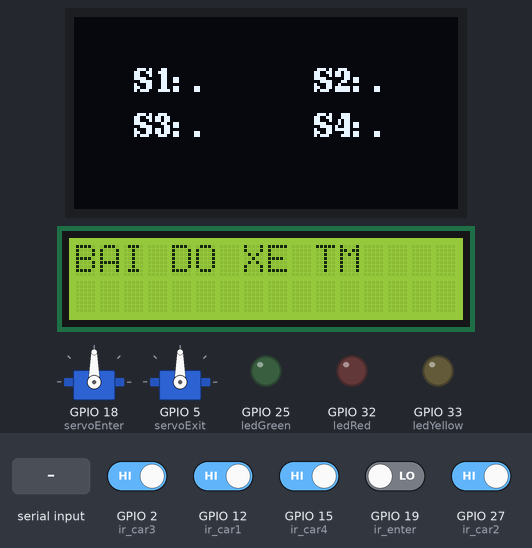
A sketch run on a simulated ESP32. Shown: 2 × servo, 128×64 one-colour display, 16×2 character LCD, output pins drawn as LEDs (lit = HIGH). The inputs (shaded band) are chosen by the test bench; at power-on: GPIO 2 (ir_car3), GPIO 12 (ir_car1), GPIO 15 (ir_car4), GPIO 27 (ir_car2) HIGH, GPIO 19 (ir_enter) LOW. What the sketch prints to the serial monitor is not drawn.

Above: at 4.3 s.
4.4 s: "1\n" received over Serial
At 5.9 s:
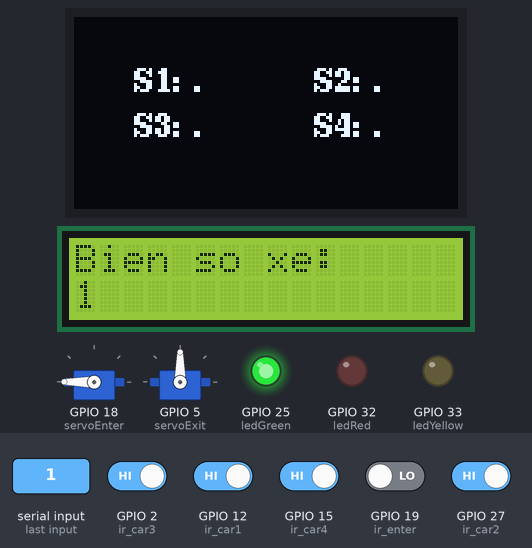
6.9 s: GPIO 2 (ir_car3) driven LOW
At 8.0 s:
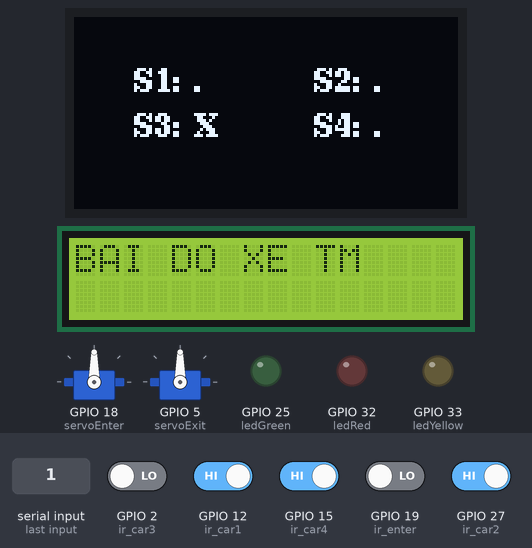
9.2 s: "0\n" received over Serial
At 10.5 s:
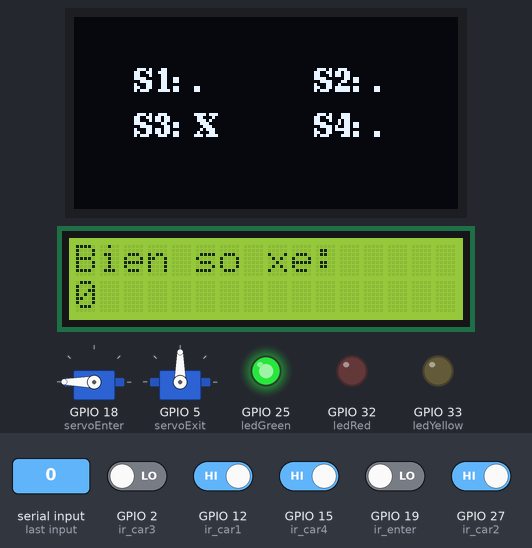
11.7 s: "1\n" received over Serial
At 13.9 s:
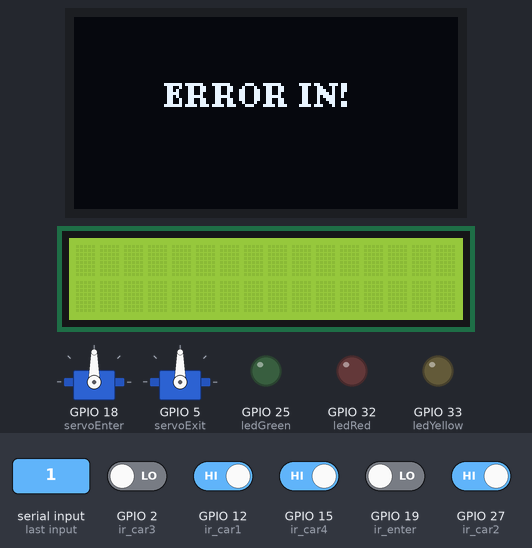
14.7 s: "2\n" received over Serial
At 17.6 s:
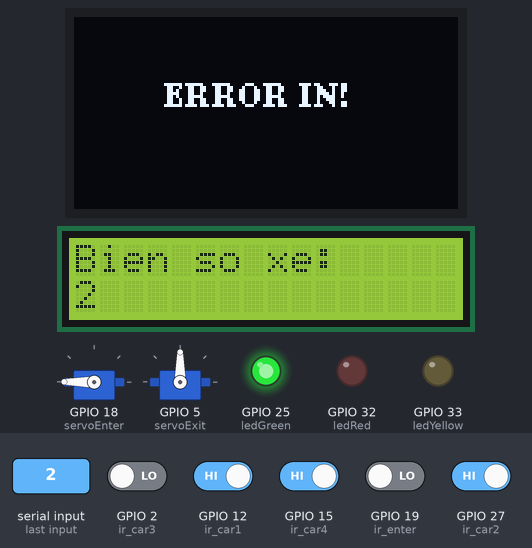
17.7 s: GPIO 12 (ir_car1) driven LOW
At 20.9 s:
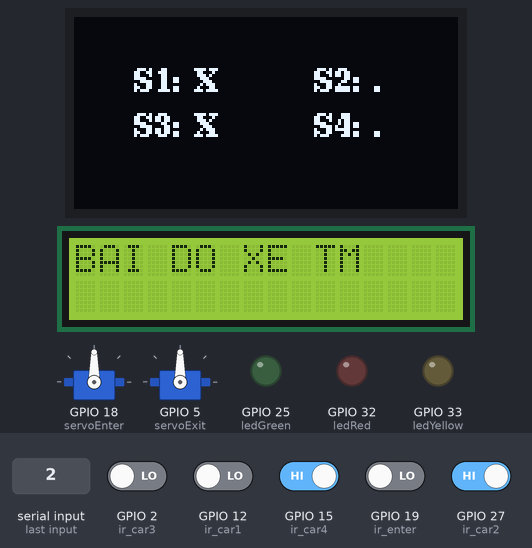
Timing chart, 0 to 21.7 s (numbered marks = the images above; inputs shaded):
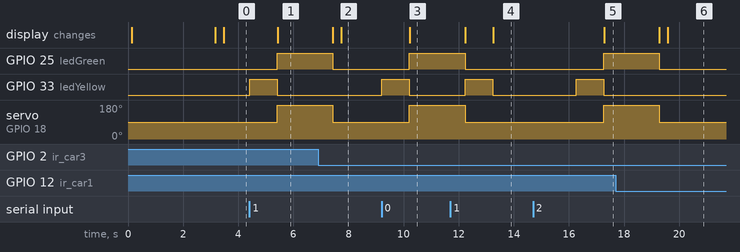

The sketch:

Bai_do_xe_AI.ino
```cpp
#include <Arduino.h>
#include <ESP32Servo.h>
#include <Wire.h>
#include <U8g2lib.h>
#include <LiquidCrystal_I2C.h>

U8G2_SSD1306_128X64_NONAME_F_HW_I2C u8g2(U8G2_R0, U8X8_PIN_NONE);
LiquidCrystal_I2C lcd(0x27, 16, 2);

Servo servoEnter, servoExit;

#define ir_enter 19
#define ir_exit 23
#define ir_car1 12
#define ir_car2 27
#define ir_car3 2
#define ir_car4 15

#define ledRed 32
#define ledYellow 33
#define ledGreen 25

int S1, S2, S3, S4;
int flagEnter = 0, flagExit = 0;
int slot = 0;

String plate = "";
#define MAX_CAR 5
String carList[MAX_CAR];
int carCount = 0;

int findPlate(String plate) {
  for (int i = 0; i < carCount; i++) {
    if (carList[i] == plate) {
      return i;
    }
  }
  return -1;
}

void handleCarEnter(String plate) {
  digitalWrite(ledYellow, HIGH);
  delay(1000);
  digitalWrite(ledYellow, LOW);

  if (slot == 0) {
    digitalWrite(ledRed, HIGH);
    lcd.clear();
    lcd.setCursor(0, 0);
    lcd.print("XIN LOI");
    lcd.setCursor(0, 1);
    lcd.print("DA HET CHO DO XE");
    delay(3000);
    lcd.clear();
    digitalWrite(ledRed, LOW);
    return;
  }

  if (findPlate(plate) != -1) {
    Serial.println("Xe da ton tai trong bai");
    u8g2.clearBuffer();
    u8g2.drawStr(30, 30, "ERROR IN!");
    u8g2.sendBuffer();
    delay(3000);
    u8g2.clearBuffer();
    return;
  }

  flagEnter = 1;
  carList[carCount++] = plate;
  digitalWrite(ledGreen, HIGH);
  servoEnter.write(180);
  lcd.clear();
  lcd.setCursor(0, 0);
  lcd.print("Bien so xe: ");
  lcd.setCursor(0, 1);
  lcd.print(plate);
  delay(2000);
  lcd.clear();
  servoEnter.write(90);
  digitalWrite(ledGreen, LOW);
  flagEnter = 0;
}

void handleCarExit(String plate) {
  int index = findPlate(plate);

  if (index == -1) {
    Serial.println("Khong tim thay bien so xe");
    u8g2.clearBuffer();
    u8g2.drawStr(30, 30, "ERROR OUT!");
    u8g2.sendBuffer();
    delay(3000);
    u8g2.clearBuffer();
    return;
  }

  flagExit = 1;
  for (int i = index; i < carCount - 1; i++) {
    carList[i] = carList[i + 1];
  }
  carCount--;

  digitalWrite(ledYellow, HIGH);
  delay(1000);
  servoExit.write(180);
  delay(2000);
  servoExit.write(90);
  digitalWrite(ledYellow, LOW);
  flagExit = 0;
}

void setup() {
  Serial.begin(115200);

  pinMode(ir_enter, INPUT);
  pinMode(ir_exit, INPUT);
  pinMode(ir_car1, INPUT);
  pinMode(ir_car2, INPUT);
  pinMode(ir_car3, INPUT);
  pinMode(ir_car4, INPUT);

  servoEnter.attach(18);
  servoExit.attach(5);
  servoEnter.write(90);
  servoExit.write(90);

  pinMode(ledRed, OUTPUT);
  pinMode(ledGreen, OUTPUT);
  pinMode(ledYellow, OUTPUT);
  digitalWrite(ledRed, LOW);
  digitalWrite(ledGreen, LOW);
  digitalWrite(ledYellow, LOW);

  Wire.begin();
  u8g2.begin();
  u8g2.clearBuffer();
  u8g2.setFont(u8g2_font_ncenB08_tr);
  u8g2.drawStr(29, 20, "TRAM DO XE");
  u8g2.drawStr(40, 40, "TU DONG");
  u8g2.sendBuffer();

  lcd.init();
  lcd.backlight();
  lcd.setCursor(0, 0);
  lcd.print("ESP32 READY");
  lcd.setCursor(0, 1);
  lcd.print("Waiting AI...");

  delay(3000);
  updateSlots();
}

void loop() {
  updateSlots();

  lcd.clear();
  lcd.setCursor(0, 0);
  lcd.print("BAI DO XE TM");

  while (Serial.available() > 0) {
    char c = Serial.read();

    if (c == '\n') {
      plate.trim();

      Serial.print("Nhan bien so: ");
      Serial.println(plate);

      if (digitalRead(ir_enter) == LOW && flagEnter == 0) {
        handleCarEnter(plate);
      }
      else if (digitalRead(ir_exit) == LOW && flagExit == 0) {
        handleCarExit(plate);
      }

      plate = "";
    }
    else {
      plate += c;
    }
  }
}

void updateSlots() {
  S1 = !digitalRead(ir_car1);
  S2 = !digitalRead(ir_car2);
  S3 = !digitalRead(ir_car3);
  S4 = !digitalRead(ir_car4);

  slot = 4 - (S1 + S2 + S3 + S4);

  u8g2.firstPage();
  do {
    u8g2.drawStr(20, 25, "S1:");
    u8g2.drawStr(40, 25, S1 ? "X" : ".");
    u8g2.drawStr(80, 25, "S2:");
    u8g2.drawStr(100, 25, S2 ? "X" : ".");
    u8g2.drawStr(20, 40, "S3:");
    u8g2.drawStr(40, 40, S3 ? "X" : ".");
    u8g2.drawStr(80, 40, "S4:");
    u8g2.drawStr(100, 40, S4 ? "X" : ".");
  } while (u8g2.nextPage());
}
```

Measured:
- after the input at 4.4 s, GPIO 25 (ledGreen): LOW → HIGH after 1.0 s; GPIO 33 (ledYellow): LOW → HIGH at once, → LOW 1.0 s later; servo on GPIO 18 (servoEnter): 90° → 180° after 1.0 s; the display: changes after 1.0 s (image 1)
- after the input at 6.9 s, the display: first differs from a run without the input after 0.85 s (image 2)
- after the input at 9.2 s, GPIO 25 (ledGreen): LOW → HIGH after 1.0 s; GPIO 33 (ledYellow): LOW → HIGH at once, → LOW 1.0 s later; servo on GPIO 18 (servoEnter): 90° → 180° after 1.0 s; the display: changes after 1.0 s (image 3)
- after the input at 11.7 s, GPIO 33 (ledYellow): LOW → HIGH after 0.53 s, → LOW 1.0 s later
- after the input at 14.7 s, GPIO 25 (ledGreen): LOW → HIGH after 2.6 s; GPIO 33 (ledYellow): LOW → HIGH after 1.6 s, → LOW 1.0 s later; servo on GPIO 18 (servoEnter): 90° → 180° after 2.6 s; the display: changes after 2.6 s (image 5)
